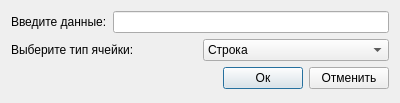
<?xml version="1.0" encoding="UTF-8"?>
<ui version="4.0">
 <class>TypeWindow</class>
 <widget class="QDialog" name="TypeWindow">
  <property name="geometry">
   <rect>
    <x>0</x>
    <y>0</y>
    <width>400</width>
    <height>103</height>
   </rect>
  </property>
  <property name="windowTitle">
   <string>Редактирование ячейки</string>
  </property>
  <layout class="QVBoxLayout" name="verticalLayout">
   <item>
    <layout class="QHBoxLayout" name="horizontalLayout_3">
     <item>
      <widget class="QLabel" name="label_2">
       <property name="text">
        <string>Введите данные:</string>
       </property>
      </widget>
     </item>
     <item>
      <widget class="QLineEdit" name="lineEdit"/>
     </item>
    </layout>
   </item>
   <item>
    <layout class="QHBoxLayout" name="horizontalLayout">
     <item>
      <widget class="QLabel" name="label">
       <property name="text">
        <string>Выберите тип ячейки:</string>
       </property>
      </widget>
     </item>
     <item>
      <widget class="QComboBox" name="comboBox">
       <item>
        <property name="text">
         <string>Строка</string>
        </property>
       </item>
       <item>
        <property name="text">
         <string>Число</string>
        </property>
       </item>
       <item>
        <property name="text">
         <string>Функция</string>
        </property>
       </item>
      </widget>
     </item>
    </layout>
   </item>
   <item>
    <layout class="QHBoxLayout" name="horizontalLayout_2">
     <item>
      <spacer name="horizontalSpacer">
       <property name="orientation">
        <enum>Qt::Horizontal</enum>
       </property>
       <property name="sizeHint" stdset="0">
        <size>
         <width>40</width>
         <height>20</height>
        </size>
       </property>
      </spacer>
     </item>
     <item>
      <widget class="QPushButton" name="pushButton_2">
       <property name="text">
        <string>Ок</string>
       </property>
      </widget>
     </item>
     <item>
      <widget class="QPushButton" name="pushButton">
       <property name="text">
        <string>Отменить</string>
       </property>
      </widget>
     </item>
    </layout>
   </item>
  </layout>
 </widget>
 <resources/>
 <connections/>
</ui>
